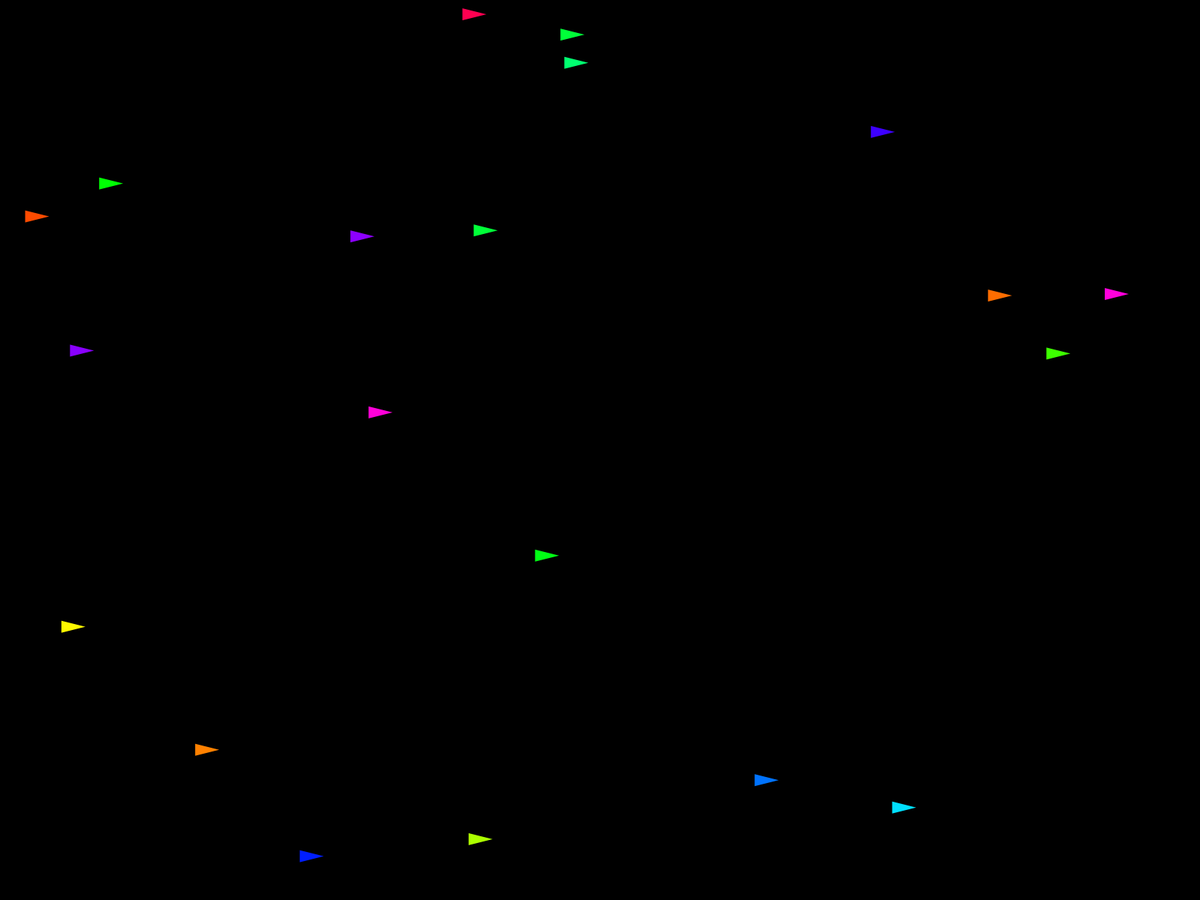
Frame 1 (no input)
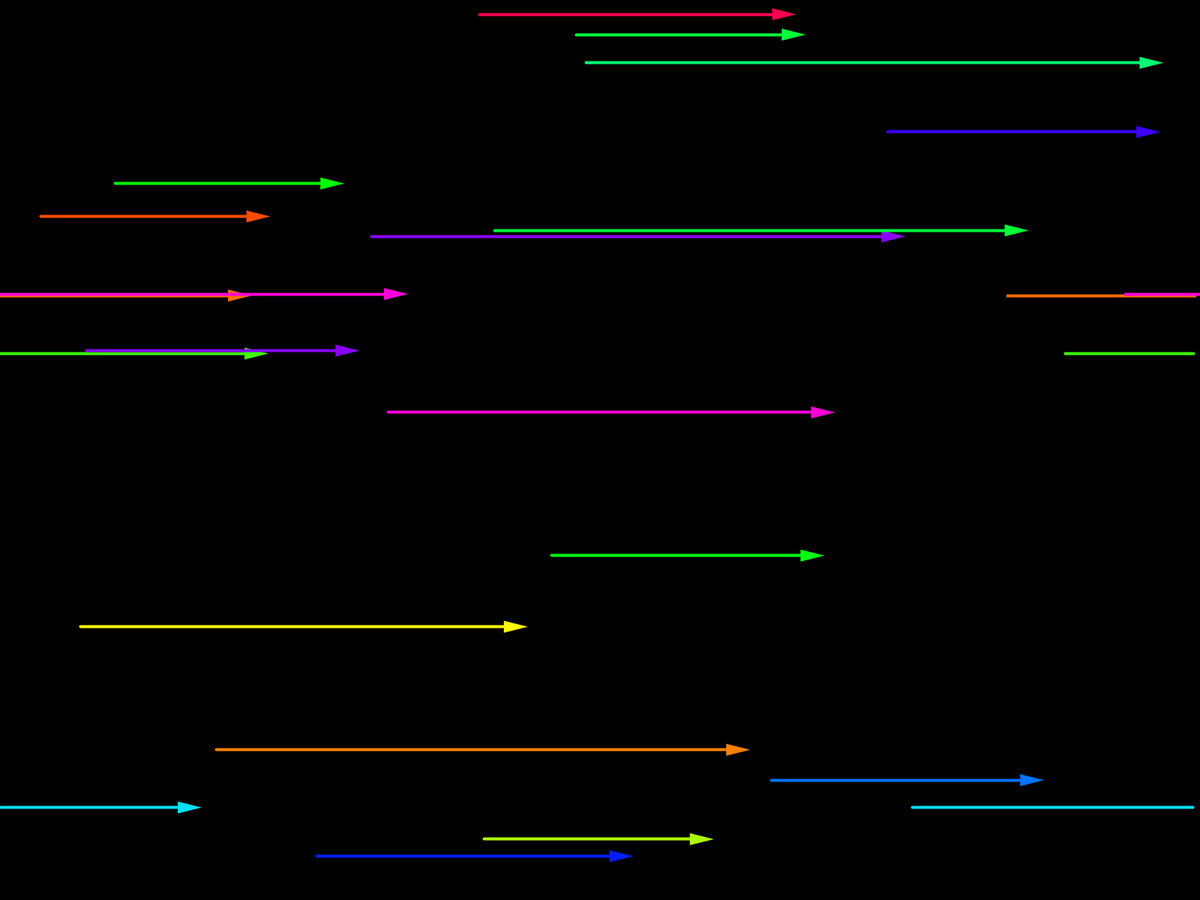
Frame 60 (the mouse pressed at the canvas centre just before this capture)
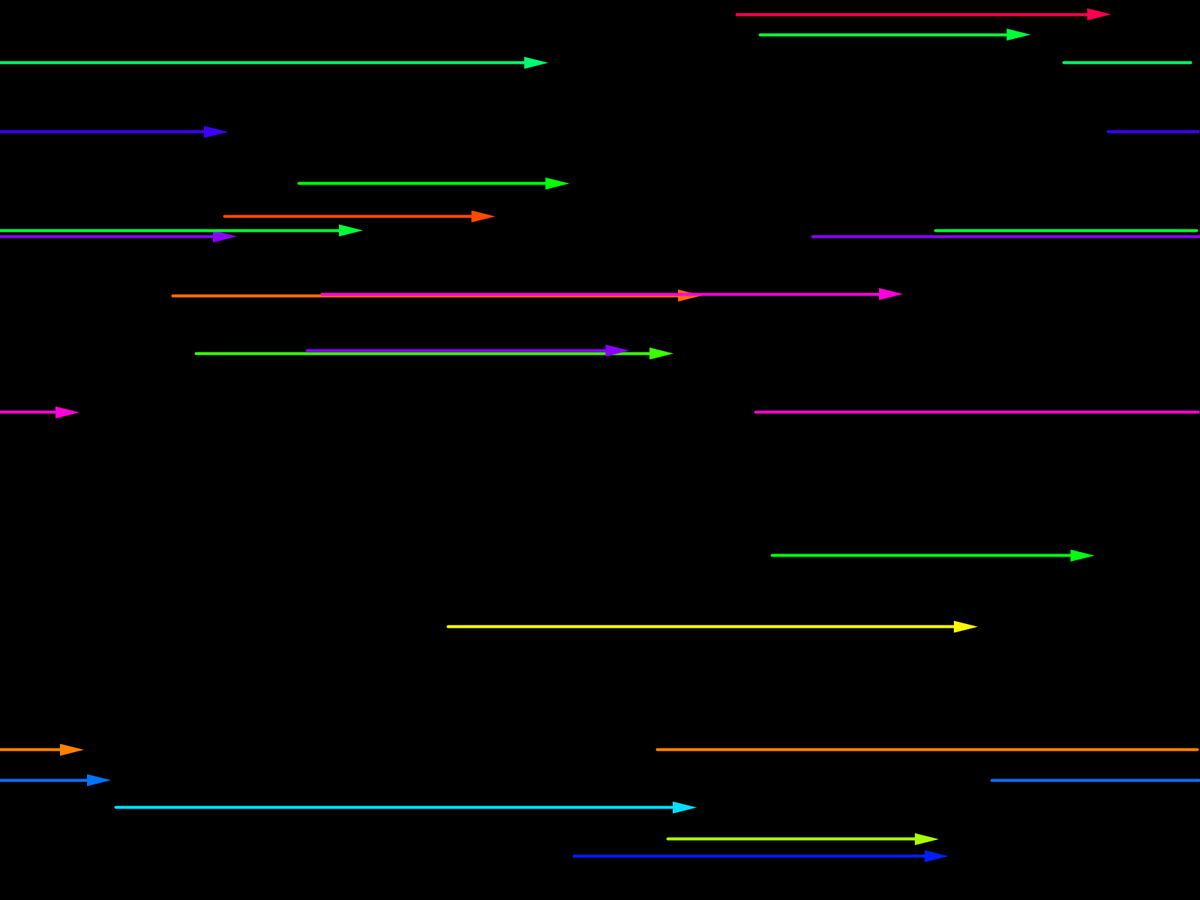
Frame 120 (the mouse held since frame 60 and released just before this capture)

The Processing sketch that drew these frames (run headless with seeded random() and noise(); from frame 60 on, the mouse is pressed at the canvas centre):

// Processing sketch: Light_Trails
// ── Light_Trails.pde
Walker[] ws;
int number = 20;

void setup() {
  //size(800, 600);
  fullScreen();
  colorMode(HSB);
  ws = new Walker[number];
  for (int i = 0; i < number; i++) {
    color c = color(random(255), 255, 255);
    PVector start = new PVector(random(width), random(height));
    ws[i] = new Walker(start, c);
  }
}

void draw() {
  background(0);
  for (Walker w : ws) {
    w.show();
    w.update();
    //w.controlsAnalog();
    w.controlsDiscret();
    //w.controlsRndA();
    //w.controlsRndD();
    w.edges();
  }
}

// ── Walker.pde
class Walker {
  PVector pos;
  PVector vel;
  color col;
  float r;
  float turnA;
  int trailSize;
  ArrayList<PVector> trail;

  boolean flag;

  Walker(PVector start, color c) {
    pos = start;
    vel = new PVector(floor(random(5, 15)), 0);//5
    col = c;
    r = 16;
    turnA = PI / 30;
    trailSize = 70;
    trail = new ArrayList<PVector>();
    flag = true;
  }

  void update() {
    trail.add(pos.copy());
    pos.add(vel);
    if ( trail.size() > trailSize) {
      trail.remove(0);
    }
  }

  void edges() {
    if (pos.x < 0) pos.x = width;
    if (pos.x > width) pos.x = 0;
    if (pos.y < 0) pos.y = height;
    if (pos.y > height) pos.y = 0;
  }

  void controlsRndA() {
    float rnd = random(1);
    float curAng = vel.heading();
    float mag = vel.mag();
    if (rnd < 0.33) curAng -= turnA;
    else {
      if (rnd < 0.66) curAng += turnA;
    }
    vel = PVector.fromAngle(curAng);
    vel.setMag(mag);
  }

  void controlsRndD() {
    float rnd = random(1);
    float curAng = vel.heading();
    float mag = vel.mag();
    if (rnd < 0.015) curAng -= PI/2;
    else {
      if (rnd < 0.03) curAng += PI/2;
    }
    vel = PVector.fromAngle(curAng);
    vel.setMag(mag);
  }

  void controlsAnalog() {
    if (keyPressed) {
      float curAng = vel.heading();
      float mag = vel.mag();
      switch(key) {
      case 'a':
        curAng -= turnA;
        break;
      case 'd':
        curAng += turnA;
        break;
      }
      vel = PVector.fromAngle(curAng);
      vel.setMag(mag);
    }
  }

  void controlsDiscret() {
    if (keyPressed) {
      if (this.flag) {
        float curAng = vel.heading();
        float mag = vel.mag();
        switch(key) {
        case 'a':
          curAng -= PI/2;
          break;
        case 'd':
          curAng += PI/2;
          break;
        }
        vel = PVector.fromAngle(curAng);
        vel.setMag(mag);
      }
      this.flag = false;
    } else {
      this.flag = true;
    }
  }

  void show() {
    pushMatrix();
    strokeWeight(4);
    stroke(this.col);
    noFill();
    beginShape();
    int len = trail.size();
    for (int i = len - 1; i > 0; i--) {
      PVector dot = trail.get(i);
      PVector dot2 = trail.get(i-1);
      vertex(dot.x, dot.y);
      if (dot.dist(dot2) > 2 * vel.mag()) {
        endShape();
        beginShape();
      }
    }
    endShape();
    fill(this.col);
    noStroke();
    float ang = vel.heading();
    translate(pos.x, pos.y);
    rotate(ang);
    rotate(PI/2);
    triangle(-this.r/2, this.r, 0, -this.r, this.r/2, this.r);
    popMatrix();
  }
}
